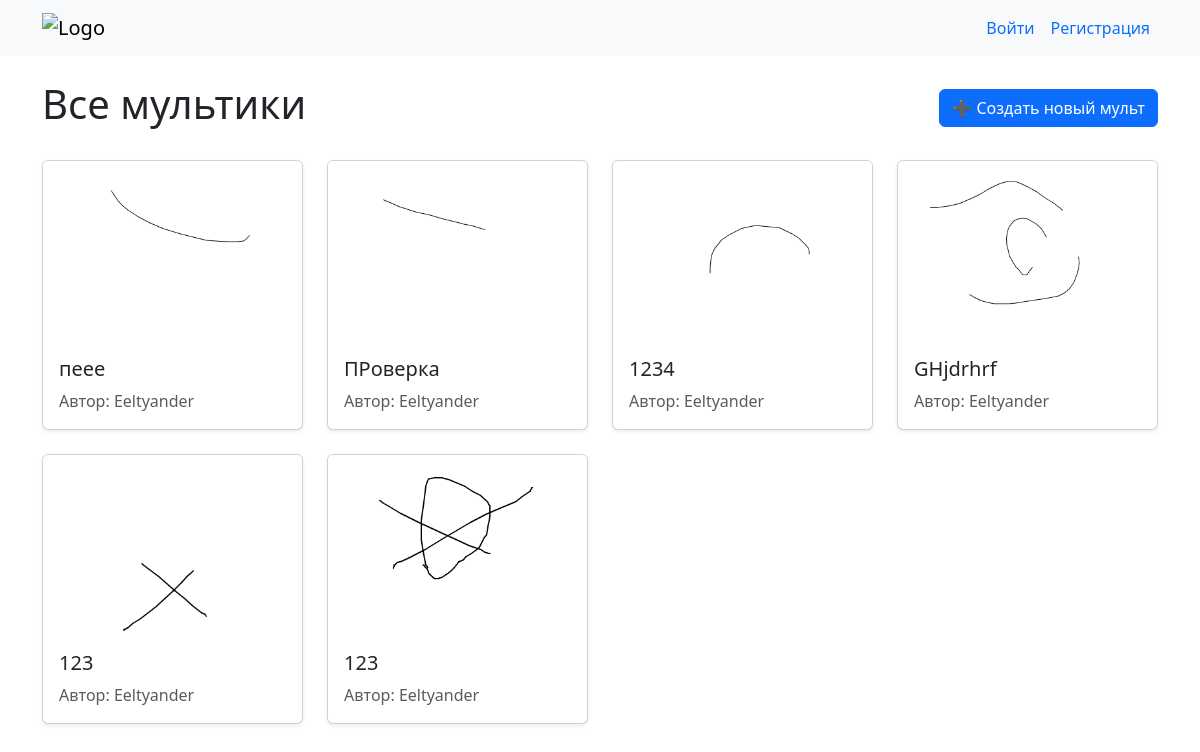
The page / on the database its author committed.
### cartoons/models.py (models this page shows, shortened)
class Cartoon(models.Model):
    title = models.CharField(max_length=200, verbose_name="Название")
    author = models.ForeignKey(User, on_delete=models.CASCADE,
                               related_name='cartoons')
    created_at = models.DateTimeField(auto_now_add=True)
    updated_at = models.DateTimeField(auto_now=True)
    preview = models.ImageField(upload_to='cartoons/gifs/')
    frames_data = models.JSONField(default=dict, blank=True)
    fps = models.PositiveSmallIntegerField(default=12)
    class Meta:
        ordering = ['-created_at']  # сортировка по новизне

### cartoons/views.py (the view)
# urls.py: path('', views.index, name='index'),
def index(request):
    cartoons = Cartoon.objects.all()
    return render(request, 'cartoons/index.html', {'cartoons': cartoons})

### cartoons/templates/cartoons/index.html (shortened to what this page needs)
{% extends "base.html" %}
{% block content %}
<div class="d-flex justify-content-between align-items-center mb-4">
    <h1>Все мультики</h1>
    <a href="{% url 'editor_create' %}" class="btn btn-primary">➕ Создать новый мульт</a>
</div>
<div class="row row-cols-1 row-cols-sm-2 row-cols-md-3 row-cols-lg-4 g-4">
    {% for cartoon in cartoons %}
    <div class="col">
        <div class="card h-100 shadow-sm">
            <a href="{% url 'detail' cartoon.pk %}" class="text-decoration-none text-dark">
                {% if cartoon.preview %}
                <img src="{{ cartoon.preview.url }}" class="card-img-top" alt="{{ cartoon.title }}" style="height: 180px; object-fit: cover;">
                {% else %}
                <div class="card-img-top bg-light d-flex align-items-center justify-content-center" style="height: 180px;">
                    <span class="text-muted">Нет превью</span>
                </div>
                {% endif %}
                <div class="card-body">
                    <h5 class="card-title">{{ cartoon.title }}</h5>
                    <p class="card-text text-muted">Автор: {{ cartoon.author.username }}</p>
                </div>
            </a>
        </div>
    </div>
    {% empty %}
    <div class="col-12">
        <div class="alert alert-info">
            Пока нет ни одного мультика. <a href="{% url 'editor_create' %}" class="alert-link">Создайте первый!</a>
        </div>
    </div>
    {% endfor %}
</div>
{% endblock %}

### rows shown on the page
Cartoon: preview (picture), title "пеее", author.username "Eeltyander"
Cartoon: preview (picture), title "ПРоверка", author.username "Eeltyander"
Cartoon: preview (picture), title "1234", author.username "Eeltyander"
Cartoon: preview (picture), title "GHjdrhrf", author.username "Eeltyander"
Cartoon: preview (picture), title "123", author.username "Eeltyander"
Cartoon: preview (picture), title "123", author.username "Eeltyander"
